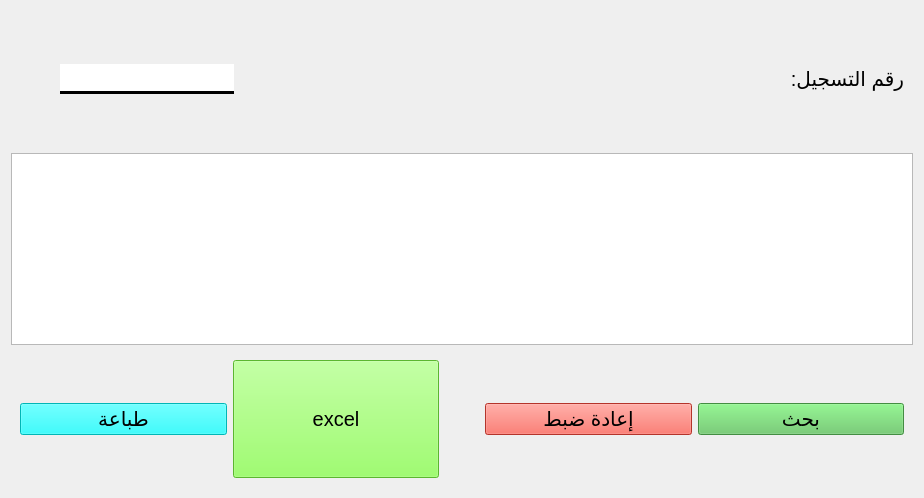
<?xml version="1.0" encoding="UTF-8"?>
<ui version="4.0">
 <class>student_history</class>
 <widget class="QWidget" name="student_history">
  <property name="geometry">
   <rect>
    <x>0</x>
    <y>0</y>
    <width>924</width>
    <height>498</height>
   </rect>
  </property>
  <property name="windowTitle">
   <string>Form</string>
  </property>
  <layout class="QVBoxLayout" name="verticalLayout">
   <item>
    <widget class="QFrame" name="frame">
     <property name="frameShape">
      <enum>QFrame::NoFrame</enum>
     </property>
     <layout class="QHBoxLayout" name="horizontalLayout">
      <item>
       <spacer name="horizontalSpacer">
        <property name="sizeHint" stdset="0">
         <size>
          <width>40</width>
          <height>20</height>
         </size>
        </property>
       </spacer>
      </item>
      <item>
       <widget class="QLineEdit" name="num_ins_search">
        <property name="sizePolicy">
         <sizepolicy hsizetype="Fixed" vsizetype="Fixed">
          <horstretch>0</horstretch>
          <verstretch>0</verstretch>
         </sizepolicy>
        </property>
        <property name="minimumSize">
         <size>
          <width>100</width>
          <height>30</height>
         </size>
        </property>
        <property name="font">
         <font>
          <pointsize>15</pointsize>
         </font>
        </property>
        <property name="styleSheet">
         <string notr="true">border: 3px solid black;
border-left: none;
border-right: none;
border-top: none 
</string>
        </property>
       </widget>
      </item>
      <item>
       <widget class="QLabel" name="label_11">
        <property name="font">
         <font>
          <pointsize>15</pointsize>
         </font>
        </property>
        <property name="text">
         <string>رقم التسجيل:</string>
        </property>
       </widget>
      </item>
     </layout>
    </widget>
   </item>
   <item>
    <widget class="QTableView" name="student_tab">
     <property name="font">
      <font>
       <pointsize>15</pointsize>
      </font>
     </property>
     <property name="layoutDirection">
      <enum>Qt::LeftToRight</enum>
     </property>
     <property name="alternatingRowColors">
      <bool>true</bool>
     </property>
     <property name="selectionMode">
      <enum>QAbstractItemView::NoSelection</enum>
     </property>
     <property name="selectionBehavior">
      <enum>QAbstractItemView::SelectItems</enum>
     </property>
     <property name="verticalScrollMode">
      <enum>QAbstractItemView::ScrollPerItem</enum>
     </property>
     <property name="horizontalScrollMode">
      <enum>QAbstractItemView::ScrollPerItem</enum>
     </property>
     <property name="showGrid">
      <bool>false</bool>
     </property>
    </widget>
   </item>
   <item>
    <widget class="QFrame" name="frame_7">
     <property name="frameShape">
      <enum>QFrame::NoFrame</enum>
     </property>
     <layout class="QHBoxLayout" name="horizontalLayout_5">
      <item>
       <widget class="QPushButton" name="printing_btn">
        <property name="minimumSize">
         <size>
          <width>150</width>
          <height>30</height>
         </size>
        </property>
        <property name="font">
         <font>
          <pointsize>15</pointsize>
         </font>
        </property>
        <property name="styleSheet">
         <string notr="true">background-color: rgb(0, 255, 255);</string>
        </property>
        <property name="text">
         <string>طباعة</string>
        </property>
        <property name="shortcut">
         <string>Ctrl+P</string>
        </property>
       </widget>
      </item>
      <item>
       <widget class="QPushButton" name="export_btn">
        <property name="sizePolicy">
         <sizepolicy hsizetype="Minimum" vsizetype="Preferred">
          <horstretch>0</horstretch>
          <verstretch>0</verstretch>
         </sizepolicy>
        </property>
        <property name="minimumSize">
         <size>
          <width>150</width>
          <height>30</height>
         </size>
        </property>
        <property name="font">
         <font>
          <pointsize>15</pointsize>
         </font>
        </property>
        <property name="styleSheet">
         <string notr="true">background-color: rgb(127, 255, 67);</string>
        </property>
        <property name="text">
         <string>excel</string>
        </property>
        <property name="shortcut">
         <string>Ctrl+E</string>
        </property>
       </widget>
      </item>
      <item>
       <spacer name="horizontalSpacer_5">
        <property name="sizeHint" stdset="0">
         <size>
          <width>40</width>
          <height>20</height>
         </size>
        </property>
       </spacer>
      </item>
      <item>
       <widget class="QPushButton" name="reset_btn">
        <property name="minimumSize">
         <size>
          <width>150</width>
          <height>30</height>
         </size>
        </property>
        <property name="font">
         <font>
          <pointsize>15</pointsize>
         </font>
        </property>
        <property name="styleSheet">
         <string notr="true">background-color: rgb(252, 73, 60);</string>
        </property>
        <property name="text">
         <string>إعادة ضبط</string>
        </property>
        <property name="shortcut">
         <string>Esc</string>
        </property>
       </widget>
      </item>
      <item>
       <widget class="QPushButton" name="search_btn">
        <property name="minimumSize">
         <size>
          <width>150</width>
          <height>30</height>
         </size>
        </property>
        <property name="font">
         <font>
          <pointsize>15</pointsize>
         </font>
        </property>
        <property name="styleSheet">
         <string notr="true">background-color: rgb(94, 197, 93);</string>
        </property>
        <property name="text">
         <string>بحث</string>
        </property>
        <property name="shortcut">
         <string>Return</string>
        </property>
       </widget>
      </item>
     </layout>
    </widget>
   </item>
  </layout>
 </widget>
 <resources/>
 <connections/>
</ui>
